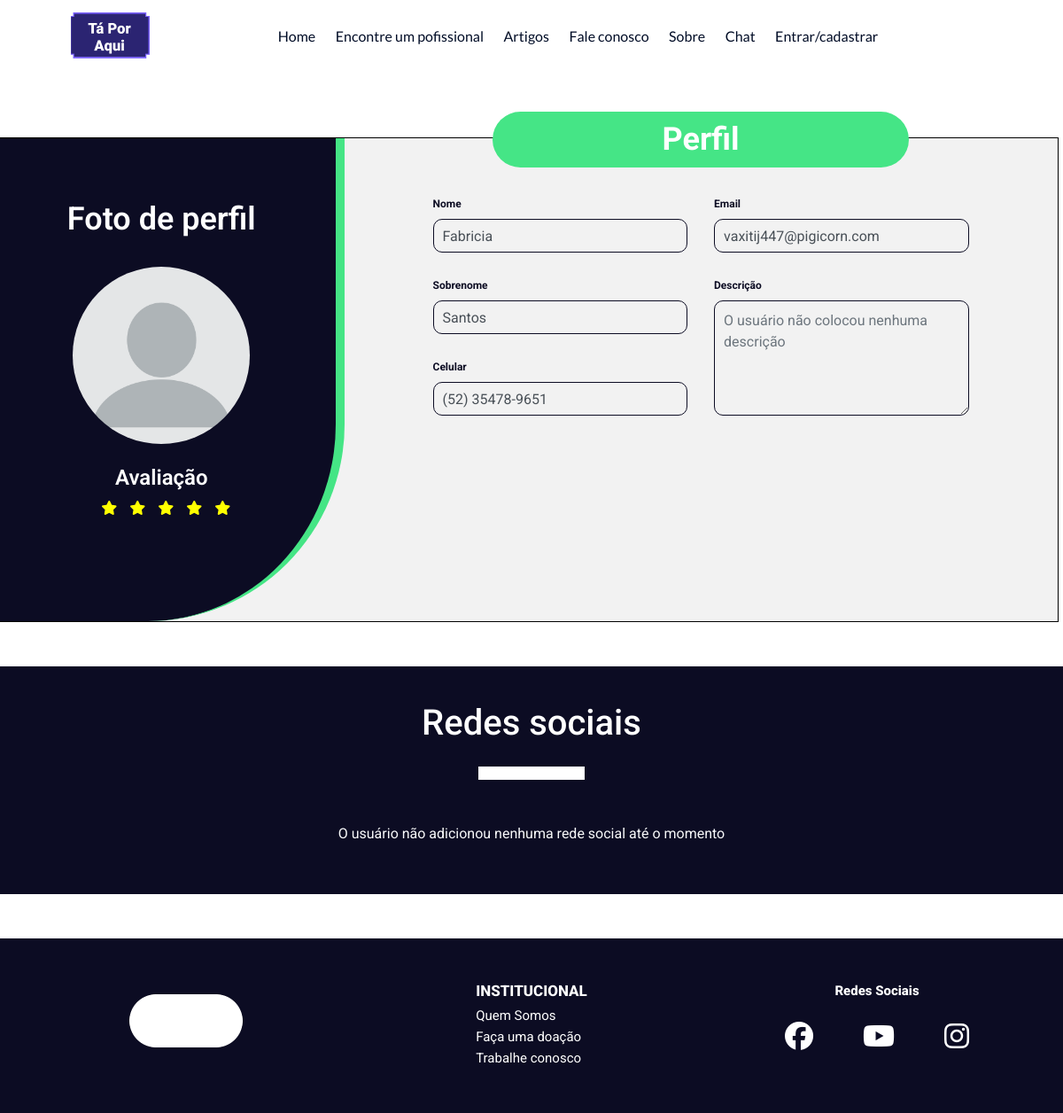
The page /public/Perfil/perfil.php?id=2 on the database its author committed.
### tables this page shows
CREATE TABLE `usuarios` (
  `id_usuario` int(11) NOT NULL,
  `nome` varchar(15) NOT NULL,
  `sobrenome` varchar(15) NOT NULL,
  `telefone` varchar(20) NOT NULL,
  `email` varchar(40) NOT NULL,
  `senha` varchar(40) NOT NULL,
  `data_nascimento` date NOT NULL,
  `sexo` char(1) NOT NULL,
  `classificacao` int(11) NOT NULL COMMENT '0 = cliente, 1 = prestador, 2 = pequeno negócio',
  `cep` char(8) NOT NULL,
  `estado` char(2) NOT NULL,
  `cidade` varchar(40) NOT NULL,
  `bairro` varchar(30) NOT NULL,
  `rua` varchar(40) NOT NULL,
  `numero` varchar(5) NOT NULL,
  `complemento` varchar(20) DEFAULT NULL,
  `data_entrada` datetime NOT NULL DEFAULT current_timestamp(),
  `descricao` text DEFAULT NULL,
  `site` varchar(40) DEFAULT NULL,
  `status_usuario` int(11) NOT NULL DEFAULT 0 COMMENT '0 = ativa, 1 = banida, 2 = suspensa',
  `imagem_perfil` varchar(40) DEFAULT 'no_picture.jpg',
  `nota_media` float(2,1) DEFAULT NULL
);

### public/Perfil/perfil.php (the view, shortened to what this page needs)
<?php
require "../../logic/DbConnection.php";
$con = new DbConnection();
$con = $con->connect();
if(isset($_GET['id'])) {
    $query = "SELECT * FROM usuarios where id_usuario = " . $_GET['id'];
    $stmt = $con->query($query);
    $user = $stmt->fetch(PDO::FETCH_OBJ);
    $query2 = "SELECT rede_social, nome_usuario, link_perfil FROM usuario_redes_sociais WHERE id_usuario = " . $_GET['id'];
    $stmt = $con->query($query2);
    $userSocialMedia = $stmt->fetchAll(PDO::FETCH_OBJ);
}
if( !isset($_GET['id']) || !isset($user->id_usuario) ){
?>
    <!DOCTYPE html>
    <html lang="pt">
    <head>
        <meta charset="UTF-8">
        <meta http-equiv="X-UA-Compatible" content="IE=edge">
        <meta name="viewport" content="width=device-width, initial-scale=1.0">
        <script src="https://kit.fontawesome.com/2a19bde8ca.js" defer></script>
        <title>Tá por aqui - Usuário não encontrado </title>
        <link rel="stylesheet" href="../../assets/bootstrap/bootstrap-4.5.3-dist/css/bootstrap.min.css">
        <link rel="stylesheet" href="../../assets/global/globalStyles.css">
        <link rel="stylesheet" href="perfil.css">
        <script src="../../assets/bootstrap/jquery-3.5.1.slim.min.js" defer></script>
        <script src="../../assets/bootstrap/popper.min.js" defer></script>
        <script src="../../assets/bootstrap/bootstrap-4.5.3-dist/js/bootstrap.min.js" defer></script>
        <script src="../../assets/global/globalScripts.js" defer></script>
    </head>
    <body>
        <div id="myMainTopNavbarNavBackdrop" class=""></div>
        <nav id="myMainTopNavbar" class="navbar navbar-expand-md">
            <a href="../Home/home.php" class="navbar-brand">
                <img src="../../assets/images/dumb-brand.png" alt="Tá por aqui" class="my-brand-img">
            </a>
            <button id="myMainTopNavbarToggler" class="navbar-toggler" type="button" data-toggle="collapse" data-target="#myMainTopNavbarNav" aria-controls="navbarNav" aria-expanded="false" aria-label="Toggle navigation">
                <span class="my-navbar-toggler-icon">
                    <div></div>
                    <div></div>
                    <div></div>
                </span>
            </button>
            <div id="myMainTopNavbarNav" class="collapse navbar-collapse">
                <ul class="navbar-nav">
                    <li class="nav-item">
                        <a href="../Home/home.php" class="nav-link">Home</a>
                    </li>
                    <li class="nav-item">
                        <a href="../EncontrarProfissional/Listagem/listagem.php" class="nav-link">Encontre um pofissional</a>
                    </li>
                    <li class="nav-item">
                        <a href="../Artigos/artigos.html" class="nav-link">Artigos</a>
                    </li>
                    <li class="nav-item">
                        <a href="../Contato/contato.html" class="nav-link">Fale conosco</a>
                    </li>
                    <li class="nav-item">
                        <a href="../SobreNos/sobreNos.php" class="nav-link">Sobre</a>
                    </li>
                    <li class="nav-item">
                        <a href="../Chat/chat.html" class="nav-link">Chat</a>
                    </li>
                    <? if( empty($_SESSION) ){ ?>
                        <li class="nav-item">
                            <a href="../Entrar/login.php" class="nav-link">Entrar/cadastrar</a>
                        </li>
                    <?}?>
                </ul>
                <? if( isset($_SESSION['idUsuario']) && isset($_SESSION['email']) && isset($_SESSION['senha']) && isset($_SESSION['classificacao']) ) {?>
                    <div class="dropdown">
                        <img src="../../assets/images/profile_images/<?=$_SESSION['imagemPerfil']?>" alt="imagem de perfil" id="profileMenu" class="img-fluid" data-toggle="dropdown" aria-haspopup="true" aria-expanded="false">
                        <div class="dropdown-menu" aria-labelledby="profileMenu">
                            <a class="dropdown-item" href="meu_perfil.php">Perfil</a>
                            <a class="dropdown-item text-danger" href="../../logic/entrar_logoff.php">Sair</a>
                        </div>
                    </div>
                <? } ?>
            </div>
        </nav>
        <section id="myProfileSection" class="row">
            <div id="profilePictureArea" class="col-md-4">
                <h1>Usuário inexistente</h1>
                <br>
                <img src="../../assets/images/profile_images/no_picture.jpg" alt="Imagem de perfil" class="rounded-image"
                     id="profileImage">
                <br>
                <h3>Avaliação</h3>
                <p> ??? </p>
            </div>
            <div id="editProfileInformation" class="col-md-8">
                <h1 class="formTitle d-inline">Erro!</h1>
                <div id="myForms" class="row">
                    <div class="d-none d-md-block col-md-4">
                        <img src="../../assets/images/user_not_found.png" alt="Ícone de personagem procurando um usuário" class="img-fluid">
                    </div>
                    <div class="col-12 col-md-8">
                        <div class="container">
                            <h1>Usuário não foi encontrado</h1>
                            <p>Ops! Parece que o usuário que você está procurando não existe, ou você informou a url do usuário errada. Tente novamente com outro link.</p>
                        </div>
                    </div>
                </div>
            </div>
        </section>
        <footer id="myMainFooter">
            <div id="myMainFooterContainer" class="container-fluid">
                <div class="my-main-footer-logo">
                    <img src="../../assets/images/dumb-footer.png" alt="Tá por Aqui" class="my-footer-img">
                </div>
                <div class="my-main-footer-institutional">
                    <p>INSTITUCIONAL</p>
                    <a href="../SobreNos/sobreNos.php">Quem Somos</a> <br>
                    <a href="#">Faça uma doação</a> <br>
                    <a href="#">Trabalhe conosco</a> <br>
                </div>
                <div class="my-main-footer-socialMedia">
                    <p>Redes Sociais</p>
                    <div class="my-footer-social-medias-div">
                        <a href="#"><i class="fab fa-facebook"></i></a>
                        <a href="#"><i class="fab fa-youtube"></i></a>
                        <a href="#"><i class="fab fa-instagram"></i></a>
                    </div>
                </div>
            </div>
            </div>
        </footer>
    </body>
    </html>
<? } else { ?>
<!DOCTYPE html>
<html lang="pt">
<head>
    <link rel="stylesheet" href="../../assets/bootstrap/bootstrap-4.5.3-dist/css/bootstrap.min.css">
    <link rel="stylesheet" href="../../assets/global/globalStyles.css">
    <link rel="stylesheet" href="perfil.css">
</head>
<body>
    <nav id="myMainTopNavbar" class="navbar navbar-expand-md">
        <a href="../Home/home.php" class="navbar-brand">
            <img src="../../assets/images/dumb-brand.png" alt="Tá por aqui" class="my-brand-img">
        </a>
        <div id="myMainTopNavbarNav" class="collapse navbar-collapse">
            <ul class="navbar-nav">
                <li class="nav-item">
                    <a href="../Home/home.php" class="nav-link">Home</a>
                </li>
                <li class="nav-item">
                    <a href="../EncontrarProfissional/Listagem/listagem.php" class="nav-link">Encontre um pofissional</a>
                </li>
                <li class="nav-item">
                    <a href="../Artigos/artigos.html" class="nav-link">Artigos</a>
                </li>
                <li class="nav-item">
                    <a href="../Contato/contato.html" class="nav-link">Fale conosco</a>
                </li>
                <li class="nav-item">
                    <a href="../SobreNos/sobreNos.php" class="nav-link">Sobre</a>
                </li>
                <li class="nav-item">
                    <a href="../Chat/chat.html" class="nav-link">Chat</a>
                </li>
                <? if( empty($_SESSION) ){ ?>
                    <li class="nav-item">
                        <a href="../Entrar/login.php" class="nav-link">Entrar/cadastrar</a>
                    </li>
                <?}?>
            </ul>
        </div>
    </nav>
    <section id="myProfileSection" class="row">
        <div id="profilePictureArea" class="col-md-4">
            <h1>Foto de perfil</h1>
            <br>
            <img src="../../assets/images/profile_images/<?=$user->imagem_perfil?>" alt="Imagem de perfil" class="rounded-image"
                 id="profileImage">
            <br>
            <h3>Avaliação</h3>
            <p> <i class="fas fa-star"></i> <i class="fas fa-star"></i> <i class="fas fa-star"></i> <i
                    class="fas fa-star"></i> <i class="fas fa-star"></i> </p>
        </div>
        <div id="editProfileInformation" class="col-md-8">
            <h1 class="formTitle d-inline">Perfil</h1>
                <div id="myForms" class="row">
                    <div class="col-md-6">
                        <label for="userName">Nome</label> <br>
                        <input type="text" class="form-control" name="userName" id="userName" class="mb-4" readonly
                            value="<?=$user->nome?>">
                        <br>
                        <label for="userLastName">Sobrenome</label> <br>
                        <input type="text" class="form-control" name="userLastName" id="userLastName" class="mb-4"
                            readonly value="<?=$user->sobrenome?>">
                        <br>
                        <label for="userCell">Celular</label> <br>
                        <input type="text" class="form-control" name="userCell" id="userCell" class="mb-4" readonly
                            value="<?=$user->telefone?>">
                    </div>
                    <div class="col-md-6 mt-3 mt-md-0">
                        <label for="userEmail">Email</label> <br>
                        <input type="text" class="form-control" name="userEmail" id="userEmail" class="mb-4" readonly
                            value="<?=$user->email?>">
                        <br>
                        <label for="userDescription">Descrição</label> <br>
                        <textarea name="userDescription" class="form-control" id="userDescription" class="mb-4" placeholder="O usuário não colocou nenhuma descrição"
                            readonly><?=$user->descricao?></textarea>
                    </div>
                </div>
        </div>
    </section>
    <section id="socialMedia">
        <div class="container">
            <div class="myContent">
                <h1>Redes sociais</h1>
                <form>
                    <div class="row">
                        <?
                        $columns = 12;
                        $divider = 4;
                        foreach ($userSocialMedia as $media) {
                            if($media->nome_usuario === null){
                                $divider -= 1;
                            }
                        }
                        $column_distribution = $divider !== 0 ? $columns / $divider : 0;
                        if ($column_distribution !== 0){
                            foreach ($userSocialMedia as $media) {
                                if($media->nome_usuario === null){
                                    continue;
                                }
                            ?>
                                <div class="<?=$column_distribution === 12 ? "col-12" : "col-6"?> col-md-<?=$column_distribution?> mt-3 d-flex flex-column align-items-center">
                                    <a target="_blank" href="<?=$media->link_perfil?>"><i class="mb-3 fab fa-<?=$media->rede_social?> ativa"></i></a>
                                    <a target="_blank" href="<?=$media->link_perfil?>" class="mediaLink ativa"><?=$media->nome_usuario?></a>
                                </div>
                            <?}
                        } else {?>
                            <div class="col-12 mt-3">
                                <p class="text-light">
                                    O usuário não adicionou nenhuma rede social até o momento
                                </p>
                            </div>
                        <?}?>
                    </div>
                </form>
            </div>
        </div>
    </section>
    <footer id="myMainFooter">
        <div id="myMainFooterContainer" class="container-fluid">
            <div class="my-main-footer-logo">
                <img src="../../assets/images/dumb-footer.png" alt="Tá por Aqui" class="my-footer-img">
            </div>
            <div class="my-main-footer-institutional">
                <p>INSTITUCIONAL</p>
                <a href="../SobreNos/sobreNos.php">Quem Somos</a> <br>
                <a href="#">Faça uma doação</a> <br>
                <a href="#">Trabalhe conosco</a> <br>
            </div>
            <div class="my-main-footer-socialMedia">
                <p>Redes Sociais</p>
                <div class="my-footer-social-medias-div">
                    <a href="#"><i class="fab fa-facebook"></i></a>
                    <a href="#"><i class="fab fa-youtube"></i></a>
                    <a href="#"><i class="fab fa-instagram"></i></a>
                </div>
            </div>
            </div>
    </footer>
</body>
</html>
<? } ?>

### rows shown on the page
usuarios: imagem_perfil (placeholder picture), userName "Fabricia", userLastName "Santos", userCell "(52) 35478-9651", userEmail "vaxitij447@pigicorn.com"
